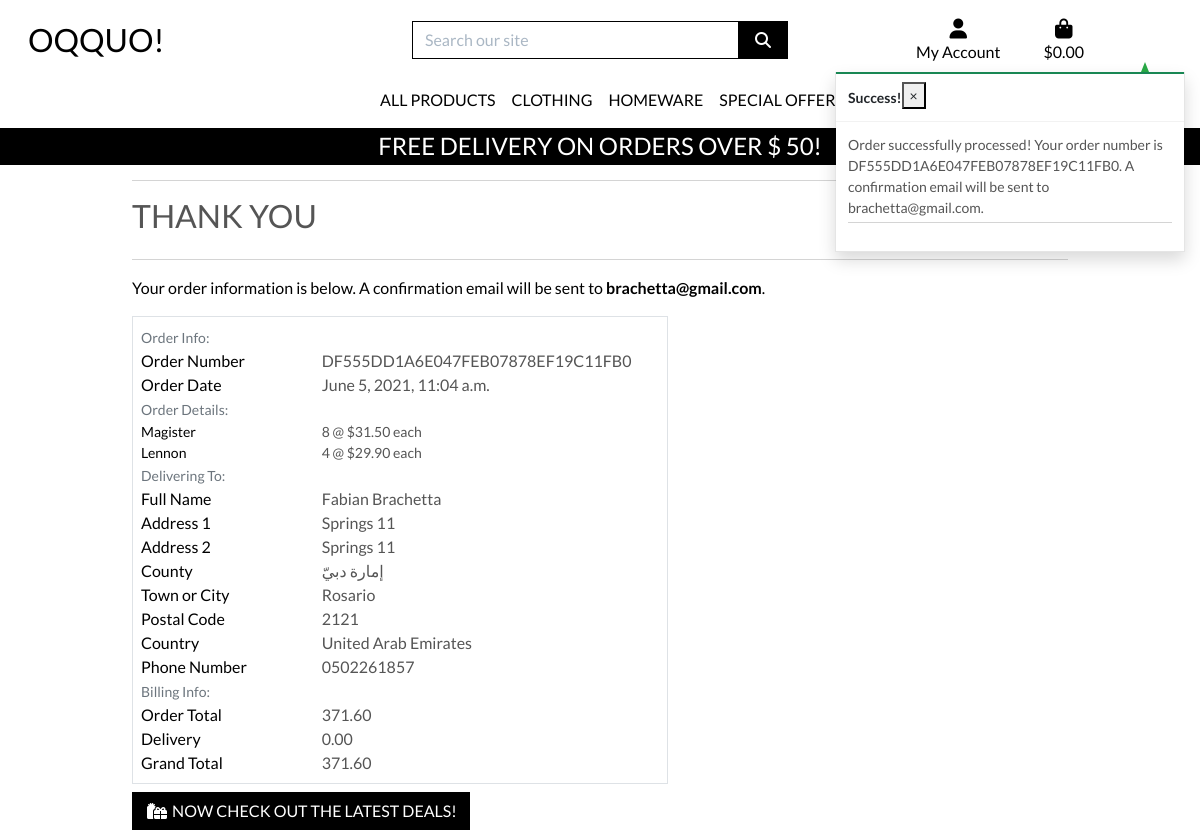
The app's page /checkout/checkout_success/DF555DD1A6E047FEB07878EF19C11FB0 (signed in) with its own data.
### checkout/models.py (models this page shows, shortened)
class Order(models.Model):
    order_number = models.CharField(max_length=32, null=False, editable=False)
    user_profile = models.ForeignKey(UserProfile, on_delete=models.SET_NULL,
                                     null=True, blank=True, related_name='orders')
    full_name = models.CharField(max_length=50, null=False, blank=False)
    email = models.EmailField(max_length=254, null=False, blank=False)
    phone_number = models.CharField(max_length=20, null=False, blank=False)
    country = CountryField(blank_label='Country *', null=False, blank=False)
    postcode = models.CharField(max_length=20, null=True, blank=True)
    town_or_city = models.CharField(max_length=40, null=False, blank=False)
    street_address1 = models.CharField(max_length=80, null=False, blank=False)
    street_address2 = models.CharField(max_length=80, null=True, blank=True)
    county = models.CharField(max_length=80, null=True, blank=True)
    date = models.DateTimeField(auto_now_add=True)
    delivery_cost = models.DecimalField(max_digits=6, decimal_places=2, null=False, default=0)
    order_total = models.DecimalField(max_digits=10, decimal_places=2, null=False, default=0)
    grand_total = models.DecimalField(max_digits=10, decimal_places=2, null=False, default=0)
    original_bag = models.TextField(null=False, blank=False, default='')
    stripe_pid = models.CharField(max_length=254, null=False, blank=False, default='')

class OrderLineItem(models.Model):
    order = models.ForeignKey(Order, null=False, blank=False, on_delete=models.CASCADE, related_name='lineitems')
    product = models.ForeignKey(Product, null=False, blank=False, on_delete=models.CASCADE)
    product_size = models.CharField(max_length=2, null=True, blank=True) # XS, S, M, L, XL
    quantity = models.IntegerField(null=False, blank=False, default=0)
    lineitem_total = models.DecimalField(max_digits=6, decimal_places=2, null=False, blank=False, editable=False)

### products/models.py (models this page shows, shortened)
class Product(models.Model):
    category = models.ForeignKey('Category', null=True, blank=True, on_delete=models.SET_NULL)
    sku = models.CharField(max_length=254, null=True, blank=True)
    name = models.CharField(max_length=254)
    description = models.TextField()
    price = models.DecimalField(max_digits=6, decimal_places=2)
    rating = models.DecimalField(max_digits=6, decimal_places=2, null=True, blank=True)
    image_url = models.URLField(max_length=1024, null=True, blank=True)
    image = models.ImageField(null=True, blank=True)

### checkout/views.py (the view)
# urls.py: path('checkout_success/<order_number>', views.checkout_success, name='checkout_success'),
def checkout_success(request, order_number):
    save_info = request.session.get('save_info')
    order = get_object_or_404(Order, order_number=order_number)
    messages.success(request, f'Order successfully processed! \
        Your order number is {order_number}. A confirmation \
        email will be sent to {order.email}.')
    if 'bag' in request.session:
        del request.session['bag']
    template = 'checkout/checkout_success.html'
    context = {
        'order': order,
    }
    return render(request, template, context)

### bag/contexts.py (called while the page is built, shortened)
def bag_contents(request):
    bag_items = []
    total = 0
    product_count = 0
    bag = request.session.get('bag', {})
    if total < settings.FREE_DELIVERY_THRESHOLD:
        delivery = total * Decimal(settings.STANDARD_DELIVERY_PERCENTAGE / 100)
        free_delivery_delta = settings.FREE_DELIVERY_THRESHOLD - total
    else:
        delivery = 0
        free_delivery_delta = 0
    grand_total = delivery + total
    context = {
        'bag_items': bag_items,
        'total': total,
        'product_count': product_count,
        'delivery': delivery,
        'free_delivery_delta': free_delivery_delta,
        'free_delivery_threshold': settings.FREE_DELIVERY_THRESHOLD,
        'grand_total': grand_total,
    }
    return context

### checkout/templates/checkout/checkout_success.html (shortened to what this page needs)
{% extends "base.html" %}
{% load static %}
{% block extra_css %}
    <link rel="stylesheet" href="{% static 'checkout/css/checkout.css' %}">
{% endblock %}
{% block page_header %}
    <div class="container header-container">
    </div>
{% endblock %}
{% block content %}
    <div class="overlay"></div>
    <div class="container">
        <div class="row">
            <div class="col">
                <hr>
                <h2 class="logo-font mb-4">Thank You</h2>
                <hr>
                <p class="text-black">Your order information is below. A confirmation email will be sent to <strong>{{ order.email }}</strong>.</p>
            </div>
        </div>
        <div class="row">
            <div class="col-12 col-lg-7">
                <div class="order-confirmation-wrapper p-2 border">
                    <div class="row">
                        <div class="col">
                            <small class="text-muted">Order Info:</small>
                        </div>
                    </div>
                    <div class="row">
                        <div class="col-12 col-md-4">
                            <p class="mb-0 text-black font-weight-bold">Order Number</p>
                        </div>
                        <div class="col-12 col-md-8 text-md-right">
                            <p class="mb-0">{{ order.order_number }}</p>
                        </div>
                    </div>
                    <div class="row">
                        <div class="col-12 col-md-4">
                            <p class="mb-0 text-black font-weight-bold">Order Date</p>
                        </div>
                        <div class="col-12 col-md-8 text-md-right">
                            <p class="mb-0">{{ order.date }}</p>
                        </div>
                    </div>
                    <div class="row">
                        <div class="col">
                            <small class="text-muted">Order Details:</small>
                        </div>
                    </div>
                    {% for item in order.lineitems.all %}
                    <div class="row">
                        <div class="col-12 col-md-4">
                            <p class="small mb-0 text-black font-weight-bold">
                                {{ item.product.name }}{% if item.product_size %} - Size {{ item.product.size|upper }}{% endif %}
                            </p>
                        </div>
                        <div class="col-12 col-md-8 text-md-right">
                            <p class="small mb-0">{{ item.quantity }} @ ${{ item.product.price }} each</p>
                        </div>
                    </div>
                    {% endfor %}
                    <div class="row">
                        <div class="col">
                            <small class="text-muted">Delivering To:</small>
                        </div>
                    </div>
                    <div class="row">
                        <div class="col-12 col-md-4">
                            <p class="mb-0 text-black font-weight-bold">Full Name</p>
                        </div>
                        <div class="col-12 col-md-8 text-md-right">
                            <p class="mb-0">{{ order.full_name }}</p>
                        </div>
                    </div>
                    <div class="row">
                        <div class="col-12 col-md-4">
                            <p class="mb-0 text-black font-weight-bold">Address 1</p>
                        </div>
                        <div class="col-12 col-md-8 text-md-right">
                            <p class="mb-0">{{ order.street_address1 }}</p>
                        </div>
                    </div>
                    {% if order.street_address2 %}
                    <div class="row">
                        <div class="col-12 col-md-4">
                            <p class="mb-0 text-black font-weight-bold">Address 2</p>
                        </div>
                        <div class="col-12 col-md-8 text-md-right">
                            <p class="mb-0">{{ order.street_address1 }}</p>
                        </div>
                    </div>
                    {% endif %}
                    {% if order.county %}
                    <div class="row">
                        <div class="col-12 col-md-4">
                            <p class="mb-0 text-black font-weight-bold">County</p>
                        </div>
                        <div class="col-12 col-md-8 text-md-right">
                            <p class="mb-0">{{ order.county }}</p>
                        </div>
                    </div>
                    {% endif %}
                    <div class="row">
                        <div class="col-12 col-md-4">
                            <p class="mb-0 text-black font-weight-bold">Town or City</p>
                        </div>
                        <div class="col-12 col-md-8 text-md-right">
                            <p class="mb-0">{{ order.town_or_city }}</p>
                        </div>
                    </div>
                    {% if order.postcode %}
                    <div class="row">
                        <div class="col-12 col-md-4">
                            <p class="mb-0 text-black font-weight-bold">Postal Code</p>
                        </div>
                        <div class="col-12 col-md-8 text-md-right">
                            <p class="mb-0">{{ order.postcode }}</p>
                        </div>
                    </div>
                    {% endif %}
                    <div class="row">
                        <div class="col-12 col-md-4">
                            <p class="mb-0 text-black font-weight-bold">Country</p>
                        </div>
                        <div class="col-12 col-md-8 text-md-right">
                            <p class="mb-0">{{ order.country }}</p>
                        </div>
                    </div>
                    <div class="row">
                        <div class="col-12 col-md-4">
                            <p class="mb-0 text-black font-weight-bold">Phone Number</p>
                        </div>
                        <div class="col-12 col-md-8 text-md-right">
                            <p class="mb-0">{{ order.phone_number }}</p>
                        </div>
                    </div>
                    <div class="row">
                        <div class="col">
                            <small class="text-muted">Billing Info:</small>
                        </div>
                    </div>
                    <div class="row">
                        <div class="col-12 col-md-4">
                            <p class="mb-0 text-black font-weight-bold">Order Total</p>
                        </div>
                        <div class="col-12 col-md-8 text-md-right">
                            <p class="mb-0">{{ order.order_total }}</p>
                        </div>
                    </div>
                    <div class="row">
                        <div class="col-12 col-md-4">
                            <p class="mb-0 text-black font-weight-bold">Delivery</p>
                        </div>
                        <div class="col-12 col-md-8 text-md-right">
                            <p class="mb-0">{{ order.delivery_cost }}</p>
                        </div>
                    </div>
                    <div class="row">
                        <div class="col-12 col-md-4">
                            <p class="mb-0 text-black font-weight-bold">Grand Total</p>
                        </div>
                        <div class="col-12 col-md-8 text-md-right">
                            <p class="mb-0">{{ order.grand_total }}</p>
                        </div>
                    </div>
                </div>
            </div>
        </div>
        <div class="row">
			<div class="col-12 col-lg-7 text-right">
				<a href="{% url 'products' %}?category=new_arrivals,deals,clearance" class="btn btn-black rounded-0 my-2">
					<span class="icon mr-2">
						<i class="fas fa-gifts"></i>
					</span>
					<span class="text-uppercase">Now check out the latest deals!</span>
				</a>
			</div>
		</div>
    </div>
{% endblock %}

### static/css/base.css (style rules this page uses)
html { height: 100%; }
body { background: url('/media/homepage_background_cropped.jpg') no-repeat center center fixed; background-size: cover; height: calc(100vh - 164px); color: #555; font-family: 'Lato'; }
.icon { align-items: center; display: inline-flex; justify-content: center; height: 1.5rem; width: 1.5rem; }
.logo-font { text-transform: uppercase; }
.btn-black { background: black; color: white; }
.text-black { color: #000 !important; }
.overlay { height: 100%; width: 100%; top: 0; left: 0; position: fixed; background: white; z-index: -1; }
@media (min-width: 1200px) { .container { max-width: 80%; } }
@media (min-width: 992px) { .header-container { padding-top: 164px; } }

### records on screen
Order: email "brachetta@gmail.com", order_number "DF555DD1A6E047FEB07878EF19C11FB0", date "June 5, 2021, 11:04 a.m.", full_name "Fabian Brachetta", street_address1 "Springs 11", county "إمارة دبيّ", town_or_city "Rosario", postcode "2121", country "United Arab Emirates", phone_number "0502261857", order_total "371.60", delivery_cost "0.00", grand_total "371.60"
OrderLineItem: product.name "Magister", quantity "8", product.price "31.50"
OrderLineItem: product.name "Lennon", quantity "4", product.price "29.90"

### other values on screen
{{ free_delivery_threshold }} "50"
{{ message }} "Order successfully processed! Your order number is DF555DD1A6E047FEB07878EF19C11FB0. A confirmation email will be sent to brachetta@gmail.com."
